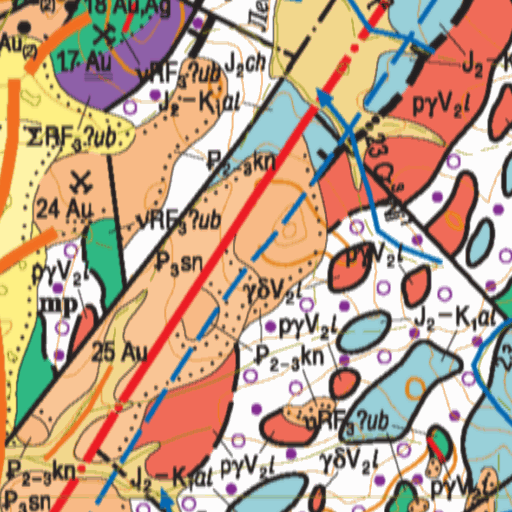
#> input picture wms-2.png, 512 x 512 px
$ python cv_x.py
#> lines starting #> are read from the running program, lines starting #| are printed output that depends on the picture; after the words box and inside, x2 and y2 are one past the last pixel; in counts of white or black regions, pixels touching at a corner belong together
import cv2
import numpy as np
import os

def validate_file(file_path):
    """Check if file exists"""
    if not os.path.exists(file_path):
        raise FileNotFoundError(f"No such file: '{file_path}'")
    return True

def load_image(file_path):
    """Load an image from the specified file"""
#> called with file_path = 'wms-2.png'
    validate_file(file_path)
    image = cv2.imread(file_path)
#> image is the input picture: shape (512, 512, 3); mean B, G, R 140, 162.8, 189.7
    return cv2.cvtColor(image, cv2.COLOR_BGR2BGRA)  # convert to BGRA

def save_image(image, output_path):
    """Save an image to the specified file"""
    cv2.imwrite(output_path, image)

def filter_orange(image):
    """Filter an image to keep only the orange parts and make other parts transparent"""
    # Convert the image from BGRA to BGR and then to HSV color space.
    hsv = cv2.cvtColor(cv2.cvtColor(image, cv2.COLOR_BGRA2BGR), cv2.COLOR_BGR2HSV)
#> hsv: shape (512, 512, 3); mean H, S, V 33.8, 88.5, 200.7

    # Define the range of orange color in HSV
    lower_orange = np.array([10, 150, 150])  # adjust these values
    upper_orange = np.array([30, 255, 255])  # adjust these values

    # Create a mask for orange parts
    mask = cv2.inRange(hsv, lower_orange, upper_orange)
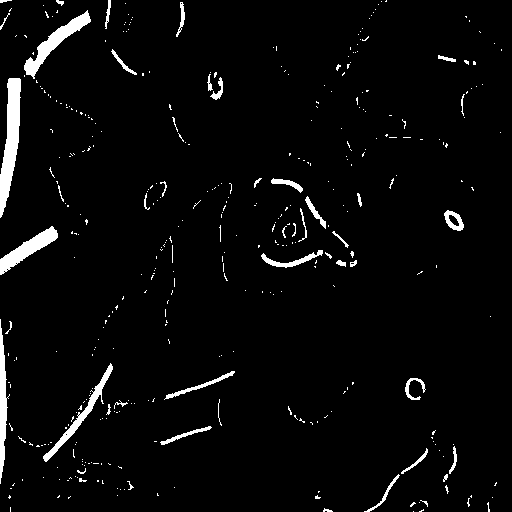
#> mask: shape (512, 512); 3.5% white; 391 white regions (345 under 20 px), largest, box (x1, y1, x2, y2) and area: (0, 78, 21, 218) 1562, (24, 10, 91, 79) 1024, (0, 226, 58, 275) 903

    # Create a 4-channel image with transparent background
    transparent_image = np.zeros((image.shape[0], image.shape[1], 4), dtype=np.uint8)

    # Replace orange parts with the original color and alpha channel to 255
    transparent_image[mask > 0] = image[mask > 0]
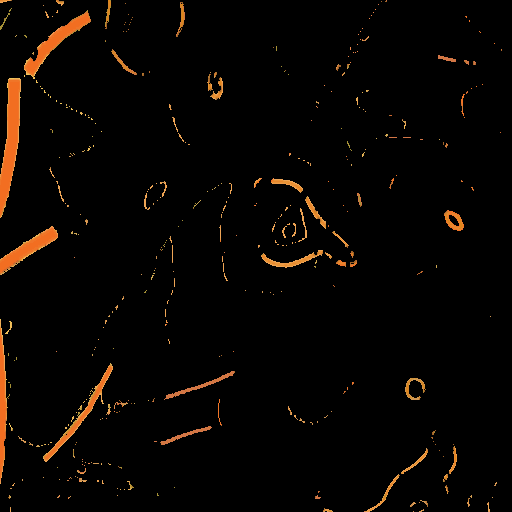
#> transparent_image: shape (512, 512, 4); mean B, G, R, A 1.9, 4.6, 8.1, 9.1
    transparent_image[..., 3] = 0  # initially set all alpha to 0 (transparent)
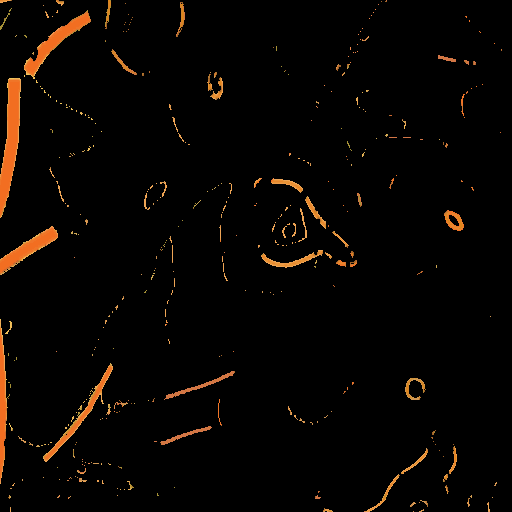
#> transparent_image: shape (512, 512, 4); 3.55% of pixels changed, all inside (x1, y1, x2, y2) = (0, 0, 502, 512)
    transparent_image[mask > 0, 3] = 255  # set alpha to 255 (opaque) for orange parts

    return transparent_image

if __name__ == "__main__":
    input_path = 'wms-2.png'
    output_path = 'wms-2_output_image.png'  # Save as PNG to keep the transparency

    original_image = load_image(input_path)
    orange_filtered_image = filter_orange(original_image)
    save_image(orange_filtered_image, output_path)
